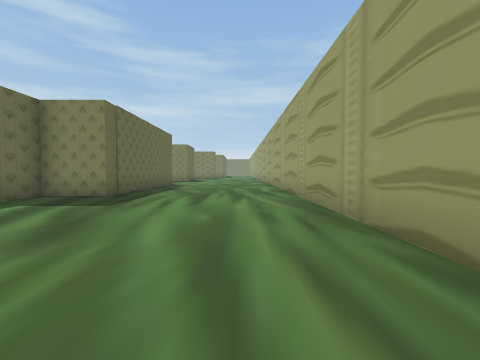
[1] (above)

24 first-person views from a walk through a 3-D level made in the Unity game engine. The camera is 1.3 m above the floor, tilts 2° down and sees 90° across. The floor is counted in squares, 2 m on a side. Each view is taken from the middle of a square. On the plan, view 1 faces up. The plan holds only what a view shows up to about 9 squares ahead; the rest is blank. The place goes on beyond the plan. The player character is not drawn.

[2]
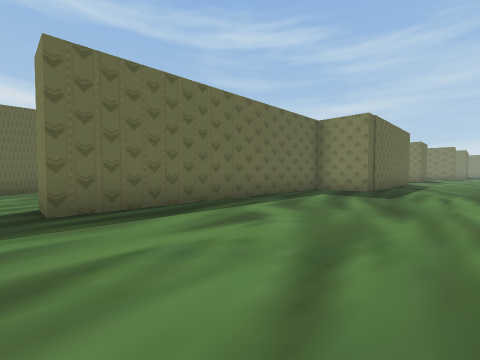

[3]
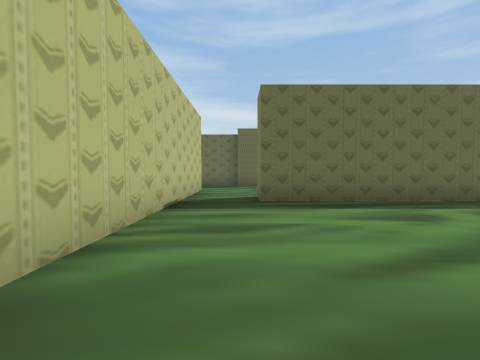

[4]
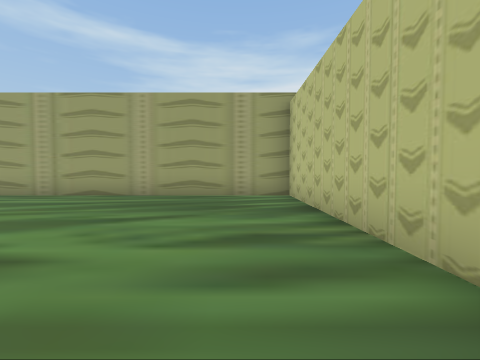

[5]
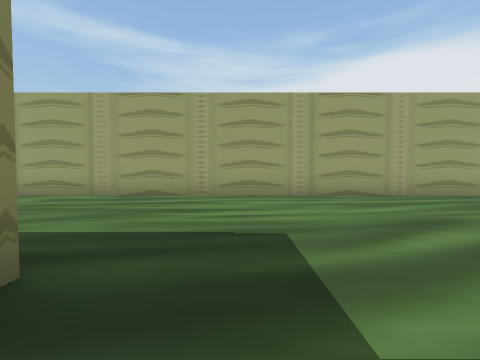

[6]
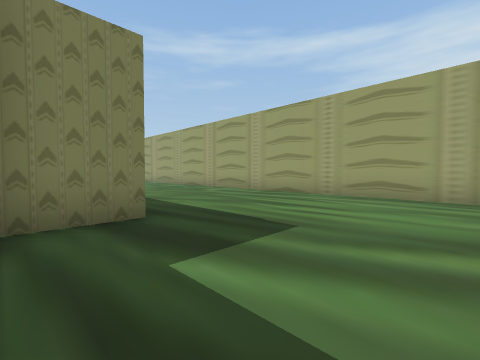

[7]
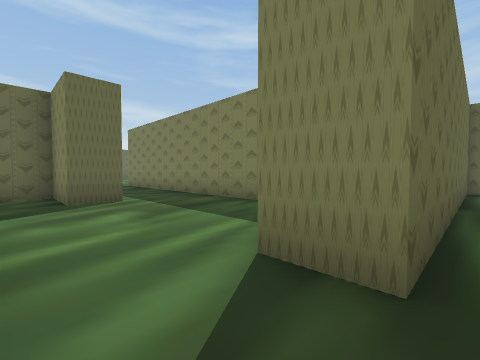

[8]
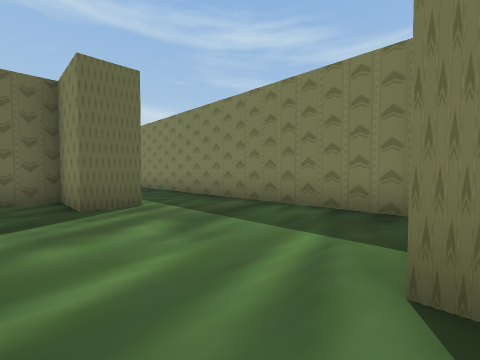

[9]
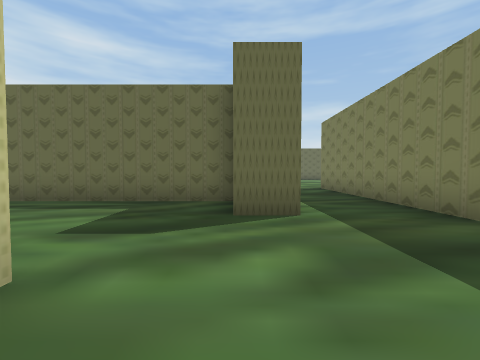

[10]
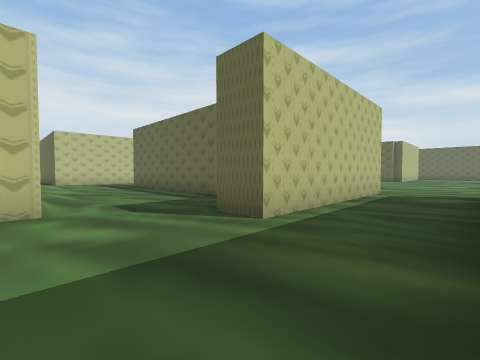

[11]
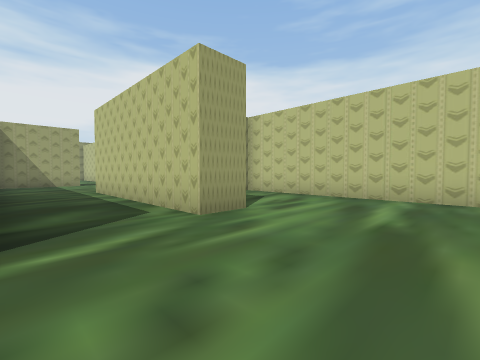

[12]
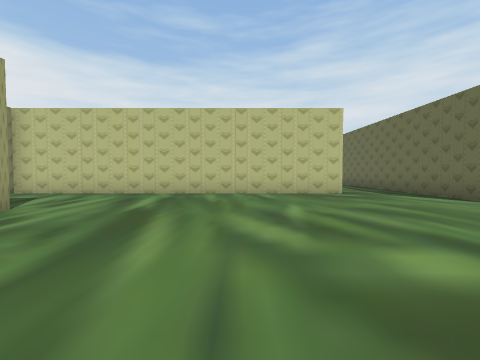

[13]
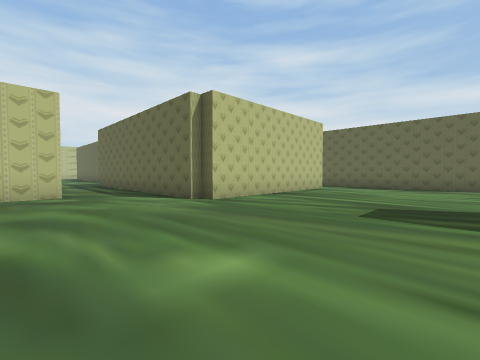

[14]
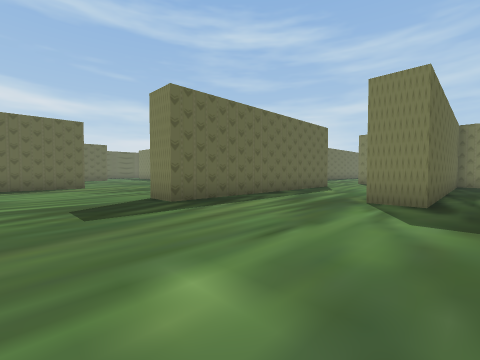

[15]
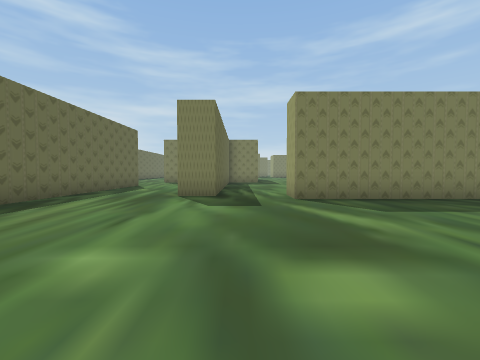

[16]
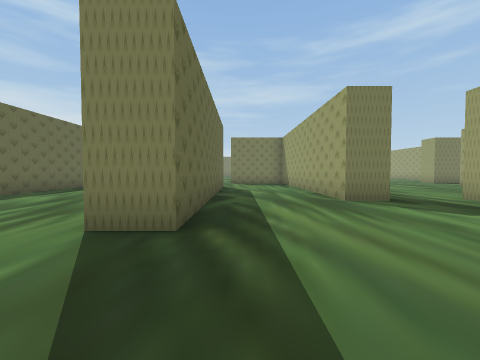

[17]
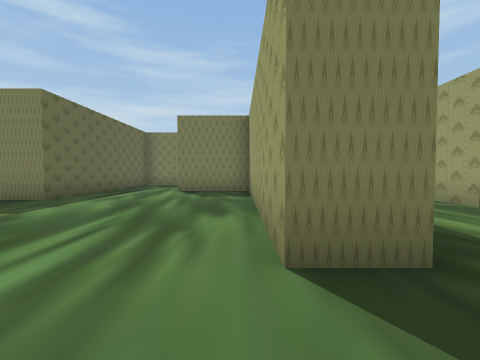

[18]
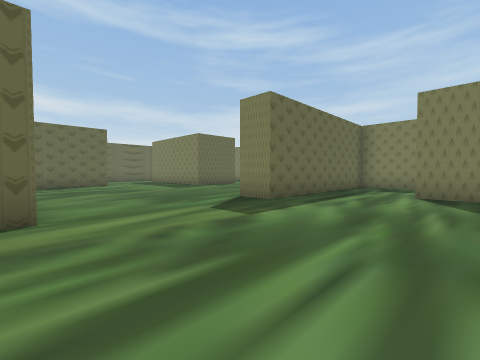

[19]
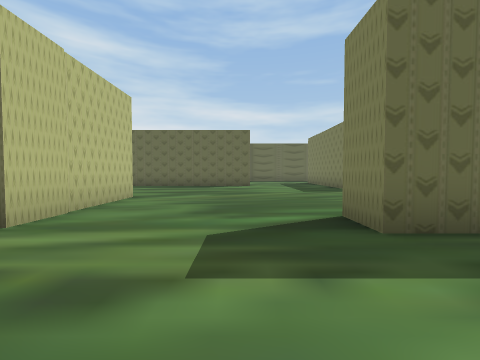

[20]
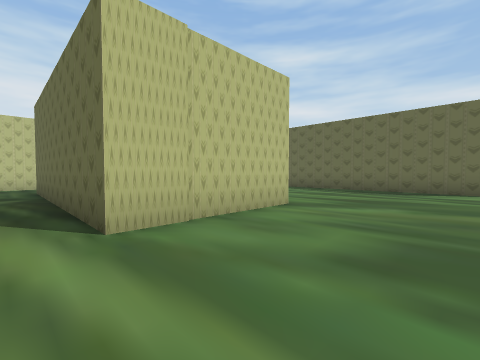

[21]
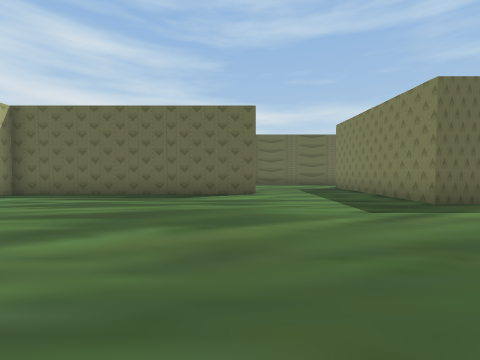

[22]
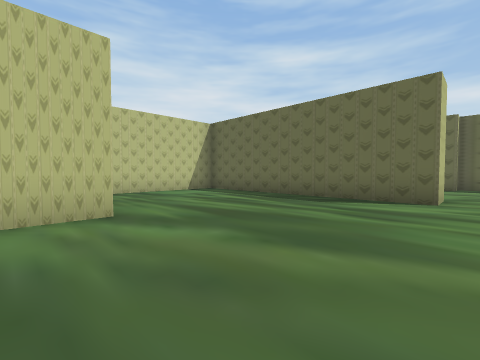

[23]
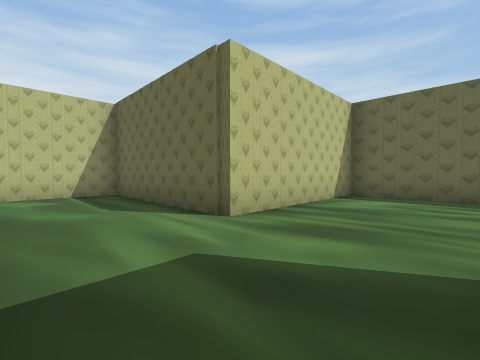

[24]
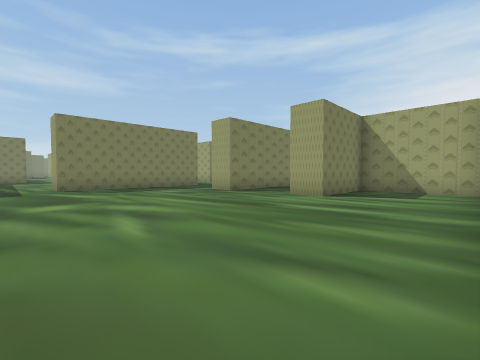

### Floor plan
Points are (right, up) in squares from view 1. A wall is a line through its corners. A room is listed if a view was taken in it or the views show most of it. See-through windows are left out.
Room 1 (views 1, 2, 3, 4, 5, 6, 7)
walls: (-3.5, 9) (-3.5, 6.3) (-5.2, 6.3) (-5.2, -1.5); (-5.5, -3.3) (1.6, -3.3) (1.6, 9.5)
ways out: opening at (-6, -2.5) to room 2
Room 2 (views 8, 9, 10)
walls: (-6.6, 1.2) (-16.3, 1.2); (-8.5, -3.3) (-5.5, -3.3); (-5.2, -1.5) (-6.2, -1.5); (-16.1, -1.1) (-10.5, -1.1) (-10.5, -2.1)
ways out: opening at (-6, -2.5) to room 1; opening at (-16, 0.5) to room 3; opening at (-9.5, -3)
Room 3 (views 11, 12, 13, 14, 15, 16, 17, 18, 19, 20, 21, 22, 23, 24)
walls: (-30.4, -2.4) (-25.5, -2.4) (-25.5, -2.8) (-25.2, -2.8) (-25.2, -5.5); (-36.2, 2.3) (-32.8, 2.3) (-32.8, -2.5); (-26.7, 9) (-26.7, 2.6) (-27.7, 2.6) (-27.7, 9.1) (-30.1, 9.1); (-22.6, 6.6) (-22.6, 5.4) (-23.6, 5.4) (-23.6, 9); (-32.5, 9.5) (-32.5, 6.3) (-33.5, 6.3); (-23.1, -5.2) (-13.2, -5.2) (-13.2, -2.1) (-16.1, -2.1) (-16.1, -1.1); (-38.8, 9.5) (-38.8, 8.9) (-43, 8.9); (-16.3, 1.2) (-16.3, 2.1); (-16.2, 4.7) (-20.7, 4.7) (-20.7, 5.8); (-42, 5.5) (-40.9, 5.5) (-40.9, -1.5) (-36.3, -1.5) (-36.3, -6.2) (-33.4, -6.2)
ways out: opening at (-16, 0.5) to room 2; opening at (-33, -5.5); opening at (-32, -3); opening at (-24.5, -6); opening at (-21.5, 6)

Where each view was taken, in squares from view 1:
view 1: 0 up, 0 right, facing up
view 2: 2 down, 1 left, facing up-left
view 3: 2 down, 0 right, facing left
view 4: 2 down, 5 left, facing right
view 5: 5 up, 5 left, facing right
view 6: 3 up, 5 left, facing up-right
view 7: 3 down, 5 left, facing up-left
view 8: 3 down, 6 left, facing up-left
view 9: 2 down, 7 left, facing left
view 10: 1 up, 8 left, facing down-left
view 11: 1 up, 19 left, facing down-right
view 12: 2 up, 20 left, facing down
view 13: 2 up, 22 left, facing down-left
view 14: 0 up, 22 left, facing up-left
view 15: 1 down, 22 left, facing up
view 16: 0 up, 26 left, facing up
view 17: 1 up, 28 left, facing up
view 18: 2 up, 29 left, facing up-left
view 19: 5 up, 30 left, facing left
view 20: 5 up, 32 left, facing down-left
view 21: 5 up, 34 left, facing left
view 22: 6 up, 35 left, facing down-left
view 23: 1 up, 34 left, facing down-left
view 24: 5 down, 22 left, facing up-right
